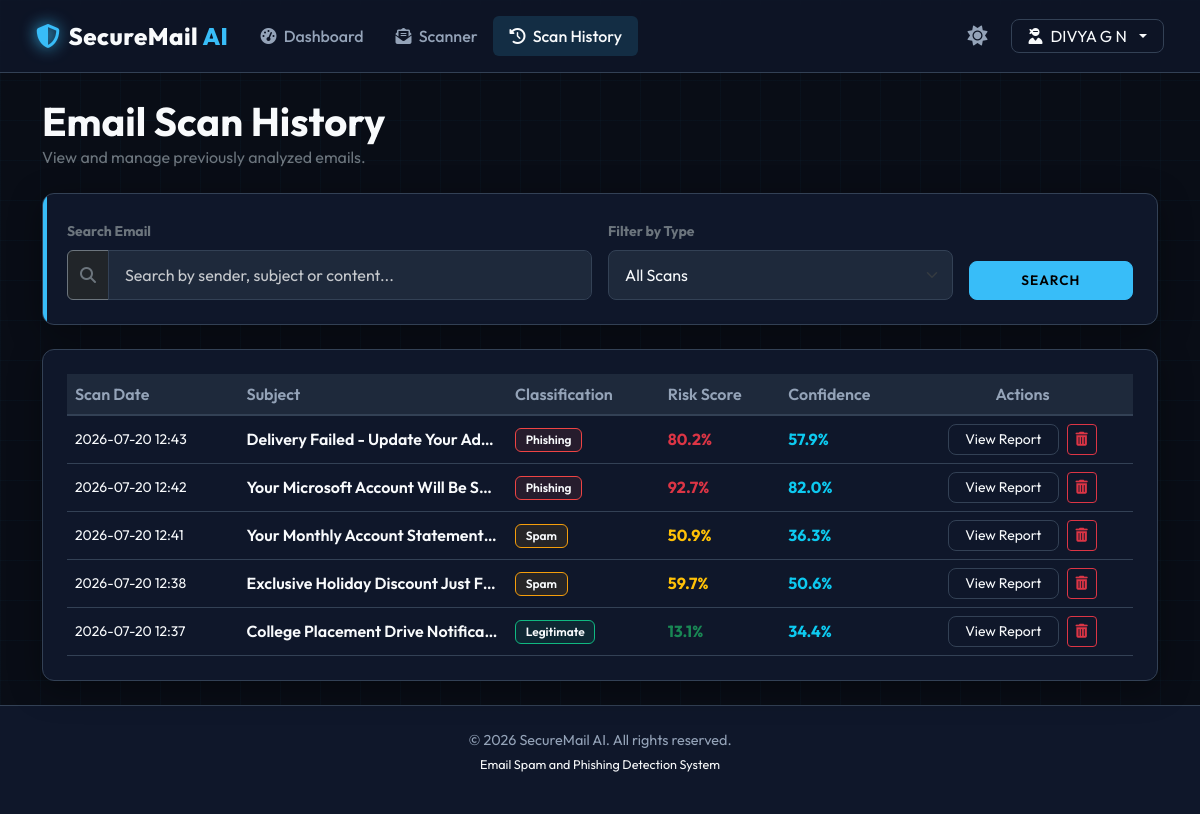
The page /scanner/history (signed in) on the database its author committed.
### app/models.py (models this page shows, shortened)
class User(db.Model, UserMixin):
    __tablename__ = 'users'
    id = db.Column(db.Integer, primary_key=True)
    username = db.Column(db.String(64), unique=True, nullable=False)
    email = db.Column(db.String(120), unique=True, nullable=False)
    password_hash = db.Column(db.String(256), nullable=False)
    role = db.Column(db.String(20), default='user')  # 'user' or 'admin'
    created_at = db.Column(db.DateTime, default=datetime.utcnow)
    scans = db.relationship('Scan', backref='user', lazy=True, cascade="all, delete-orphan")
    @property
    def is_admin(self):
        return self.role == 'admin'

class Scan(db.Model):
    __tablename__ = 'scans'
    id = db.Column(db.Integer, primary_key=True)
    user_id = db.Column(db.Integer, db.ForeignKey('users.id', ondelete='CASCADE'), nullable=False)
    subject = db.Column(db.String(256), nullable=False)
    body = db.Column(db.Text, nullable=False)
    file_name = db.Column(db.String(256), nullable=True)
    prediction = db.Column(db.String(20), nullable=False)  # 'Safe', 'Spam', 'Phishing'
    confidence = db.Column(db.Float, nullable=False)  # in percent (e.g. 98.5)
    risk_score = db.Column(db.Float, nullable=False)  # 0 to 100
    explanation = db.Column(db.Text, nullable=False)
    indicators_json = db.Column(db.Text, nullable=False)  # stores JSON serialized dictionary of rules triggered
    created_at = db.Column(db.DateTime, default=datetime.utcnow)
    @property
    def indicators(self):
        try:
            return json.loads(self.indicators_json)
        except Exception:
            return {}

### app/scanner.py (the view)
@scanner_bp.route('/history', methods=['GET'])
@login_required
def history():
    search_query = request.args.get('search', '').strip()
    filter_status = request.args.get('status', '').strip()
    query = Scan.query.filter_by(user_id=current_user.id)
    if search_query:
        query = query.filter(
            (Scan.subject.contains(search_query)) | (Scan.body.contains(search_query))
        )
    if filter_status and filter_status in ['Safe', 'Spam', 'Phishing']:
        query = query.filter_by(prediction=filter_status)
    scans_list = query.order_by(Scan.created_at.desc()).all()
    return render_template(
        'history.html',
        scans=scans_list,
        search_query=search_query,
        filter_status=filter_status
    )

### app/__init__.py (called while the page is built)
@login_manager.user_loader
def load_user(user_id):
    return User.query.get(int(user_id))

### app/templates/history.html (shortened to what this page needs)
{% extends "base.html" %}
{% block content %}
<div class="mb-4">
    <h1 class="fw-bold m-0" style="font-family: 'Outfit';">Email Scan History</h1>
    <p class="text-secondary m-0">View and manage previously analyzed emails.</p>
</div>
<div class="cyber-card card-accent mb-4">
    <form method="GET" action="{{ url_for('scanner.history') }}" class="row g-3 align-items-end">
        <div class="col-md-6">
            <label for="search" class="form-label text-secondary small fw-bold">Search Email</label>
            <div class="input-group">
                <span class="input-group-text bg-dark border-secondary text-secondary"><i class="fa-solid fa-magnifying-glass"></i></span>
                <input type="text" class="form-control cyber-input" id="search" name="search" value="{{ search_query }}" placeholder="Search by sender, subject or content...">
            </div>
        </div>
        <div class="col-md-4">
            <label for="status" class="form-label text-secondary small fw-bold">Filter by Type</label>
            <select class="form-select cyber-input" id="status" name="status">
                <option value="">All Scans</option>
            </select>
        </div>
        <div class="col-md-2">
            <button type="submit" class="btn btn-cyber w-100 py-2">Search</button>
        </div>
    </form>
</div>
<div class="cyber-card">
    {% if scans %}
        <div class="table-responsive">
            <table class="table cyber-table table-hover mb-0">
                <thead>
                    <tr>
                        <th>Scan Date</th>
                        <th>Subject</th>
                        <th>Classification</th>
                        <th>Risk Score</th>
                        <th>Confidence</th>
                        <th class="text-center">Actions</th>
                    </tr>
                </thead>
                <tbody>
                    {% for scan in scans %}
                        <tr>
                            <td class="small text-secondary">{{ scan.created_at.strftime('%Y-%m-%d %H:%M') }}</td>
                            <td class="fw-semibold text-light text-truncate" style="max-width: 200px;">{{ scan.subject }}</td>
                            <td>
                                {% if scan.prediction == 'Safe' %}
                                    <span class="badge badge-cyber badge-safe">Legitimate</span>
                                {% elif scan.prediction == 'Spam' %}
                                    <span class="badge badge-cyber badge-spam">Spam</span>
                                {% else %}
                                    <span class="badge badge-cyber badge-phish">Phishing</span>
                                {% endif %}
                            </td>
                            <td>
                                <span class="fw-bold {% if scan.risk_score < 30 %}text-success{% elif scan.risk_score < 70 %}text-warning{% else %}text-danger{% endif %}">{{ scan.risk_score }}%</span>
                            </td>
                            <td>
                                <span class="fw-bold text-info">{{ scan.confidence }}%</span>
                            </td>
                            <td class="text-center">
                                <div class="d-flex justify-content-center gap-2">
                                    <a href="{{ url_for('scanner.result', scan_id=scan.id) }}" class="btn btn-outline-cyber btn-sm py-1 px-3">
                                        View Report
                                    </a>
                                    <form method="POST" action="{{ url_for('scanner.delete', scan_id=scan.id) }}" onsubmit="return confirm('Are you sure you want to permanently delete this scan record?');">
                                        <button type="submit" class="btn btn-outline-danger btn-sm py-1 px-2">
                                            <i class="fa-solid fa-trash-can"></i>
                                        </button>
                                    </form>
                                </div>
                            </td>
                        </tr>
                    {% endfor %}
                </tbody>
            </table>
        </div>
    {% else %}
        <div class="text-center py-5">
            <i class="fa-solid fa-box-open text-secondary display-3 mb-3"></i>
            <h5 class="fw-bold text-secondary">No matching records found</h5>
            <p class="text-secondary small">Clear your filters or run a new scan session.</p>
        </div>
    {% endif %}
</div>
{% endblock %}

### app/templates/base.html (shortened to what this page needs)
<!DOCTYPE html>
<html lang="en" data-theme="dark">
<head>
    <link href="https://cdn.jsdelivr.net/npm/bootstrap@5.3.3/dist/css/bootstrap.min.css" rel="stylesheet">
    <link rel="stylesheet" href="https://cdnjs.cloudflare.com/ajax/libs/font-awesome/6.5.1/css/all.min.css">
    <link rel="stylesheet" href="{{ url_for('static', filename='css/style.css') }}">
</head>
<body>
    <nav class="navbar navbar-expand-lg navbar-custom sticky-top">
        <div class="container-fluid">
            <a class="navbar-brand d-flex align-items-center" href="{{ url_for('index') }}">
                <i class="fa-solid fa-shield-halved brand-icon me-2"></i>
                <span>SecureMail <span style="color: var(--accent);">AI</span></span>
            </a>
            <div class="collapse navbar-collapse" id="navbarText">
                <ul class="navbar-nav me-auto mb-2 mb-lg-0">
                    {% if current_user.is_authenticated %}
                        <li class="nav-item">
                            <a class="nav-link {% if request.endpoint == 'dashboard.home' %}active{% endif %}" href="{{ url_for('dashboard.home') }}">
                                <i class="fa-solid fa-gauge-high me-1"></i> Dashboard
                            </a>
                        </li>
                        <li class="nav-item">
                            <a class="nav-link {% if request.endpoint == 'scanner.scan' %}active{% endif %}" href="{{ url_for('scanner.scan') }}">
                                <i class="fa-solid fa-envelope-open-text me-1"></i> Scanner
                            </a>
                        </li>
                        <li class="nav-item">
                            <a class="nav-link {% if request.endpoint == 'scanner.history' %}active{% endif %}" href="{{ url_for('scanner.history') }}">
                                <i class="fa-solid fa-clock-rotate-left me-1"></i> Scan History
                            </a>
                        </li>
                    {% endif %}
                </ul>
                <div class="d-flex align-items-center gap-3">
                    <span id="theme-toggle" class="theme-switch-btn fs-5 px-2">
                        <i id="theme-icon" class="fa-solid fa-sun"></i>
                    </span>
                    {% if current_user.is_authenticated %}
                        <div class="dropdown">
                            <a class="btn btn-outline-cyber dropdown-toggle py-1 px-3 d-flex align-items-center gap-2" href="#" role="button" id="profileDropdown" data-bs-toggle="dropdown" aria-expanded="false">
                                <i class="fa-solid fa-user-ninja"></i>
                                <span>{{ current_user.username }}</span>
                            </a>
                        </div>
                    {% else %}
                        <a href="{{ url_for('auth.login') }}" class="btn btn-outline-cyber py-1 px-3">Login</a>
                        <a href="{{ url_for('auth.register') }}" class="btn btn-cyber py-1 px-3">Register</a>
                    {% endif %}
                </div>
            </div>
        </div>
    </nav>
    <main class="container my-4">
        {% block content %}{% endblock %}
    </main>
    <footer class="mt-auto">
        <div class="container text-center">
            <p class="mb-1">&copy; 2026 SecureMail AI. All rights reserved.</p>
            <p class="small text-light">
                Email Spam and Phishing Detection System
            </p>
        </div>
    </footer>
</body>
</html>

### app/static/css/style.css (style rules this page uses)
:root { --bg-primary: #090d16; --bg-secondary: #0f172a; --bg-tertiary: #1e293b; --text-primary: #f8fafc; --text-secondary: #94a3b8; --accent: #38bdf8; --accent-glow: rgba(56, 189, 248, 0.15); --border-color: #334155; --safe: #10b981; --safe-bg: rgba(16, 185, 129, 0.1); --spam: #f59e0b; --spam-bg: rgba(245, 158, 11, 0.1); --phish: #ef4444; --phish-bg: rgba(239, 68, 68, 0.1); --font-sans: 'Outfit', -apple-system, BlinkMacSystemFont, "Segoe UI", Roboto, sans-serif; --font-mono: 'JetBrains Mono', monospace; --card-shadow: 0 8px 32px 0 rgba(0, 0, 0, 0.37); --transition: all 0.3s cubic-bezier(0.4, 0, 0.2, 1); }
body { background-color: var(--bg-primary); color: var(--text-primary); font-family: var(--font-sans); transition: var(--transition); min-height: 100vh; display: flex; flex-direction: column; overflow-x: hidden; }
main { flex: 1; }
.navbar-custom { background-color: rgba(15, 23, 42, 0.8) !important; backdrop-filter: blur(12px); border-bottom: 1px solid var(--border-color); padding: 0.8rem 1.5rem; }
.navbar-brand { font-weight: 800; letter-spacing: 0.5px; font-size: 1.5rem; color: var(--text-primary) !important; }
.brand-icon { color: var(--accent); filter: drop-shadow(0 0 8px var(--accent)); }
.nav-link { color: var(--text-secondary) !important; font-weight: 500; transition: var(--transition); border-radius: 6px; padding: 0.5rem 1rem !important; }
.nav-link:hover, .nav-link.active { color: var(--text-primary) !important; background-color: var(--accent-glow); }
.cyber-card { background-color: var(--bg-secondary); border: 1px solid var(--border-color); border-radius: 12px; padding: 1.5rem; box-shadow: var(--card-shadow); transition: var(--transition); position: relative; overflow: hidden; }
.cyber-card::before { content: ''; position: absolute; top: 0; left: 0; width: 4px; height: 100%; background: transparent; transition: var(--transition); }
.cyber-card.card-accent::before { background: var(--accent); }
.btn-cyber { background-color: var(--accent); color: #000000; font-weight: 600; border: 1px solid var(--accent); padding: 0.6rem 1.5rem; border-radius: 8px; transition: var(--transition); text-transform: uppercase; font-size: 0.85rem; letter-spacing: 1px; }
.btn-outline-cyber { background-color: transparent; color: var(--text-primary); border: 1px solid var(--border-color); padding: 0.6rem 1.5rem; border-radius: 8px; transition: var(--transition); }
.cyber-input { background-color: var(--bg-tertiary); border: 1px solid var(--border-color); color: var(--text-primary); border-radius: 8px; padding: 0.75rem 1rem; transition: var(--transition); }
.cyber-input::placeholder { color: rgba(255, 255, 255, 0.75) !important; opacity: 1 !important; font-weight: 400; }
.badge-safe { background-color: var(--safe-bg); color: var(--safe); border: 1px solid var(--safe); }
.badge-spam { background-color: var(--spam-bg); color: var(--spam); border: 1px solid var(--spam); }
.badge-phish { background-color: var(--phish-bg); color: var(--phish); border: 1px solid var(--phish); }
.badge-cyber { padding: 0.4em 0.8em; font-weight: 600; border-radius: 6px; font-size: 0.75rem; }
.cyber-table { color: var(--text-primary); border-color: var(--border-color); }
.cyber-table th { background-color: var(--bg-tertiary); color: var(--text-secondary); font-weight: 600; border-bottom: 2px solid var(--border-color); }
.cyber-table td { background-color: var(--bg-secondary) !important; color: var(--text-primary) !important; border-bottom: 1px solid var(--border-color); vertical-align: middle; }
.cyber-table td a, .cyber-table td span, .cyber-table td strong, .cyber-table td div { color: var(--text-primary); }
.theme-switch-btn { cursor: pointer; color: var(--text-secondary); transition: var(--transition); }
footer { background-color: var(--bg-secondary); border-top: 1px solid var(--border-color); padding: 1.5rem 0; color: var(--text-secondary); font-size: 0.9rem; }

### rows shown on the page
User: username "DIVYA G N"
Scan: created_at "2026-07-20 12:43", subject "Delivery Failed - Update Your Ad…", prediction "Phishing", risk_score "80.2", confidence "57.9"
Scan: created_at "2026-07-20 12:42", subject "Your Microsoft Account Will Be S…", prediction "Phishing", risk_score "92.7", confidence "82.0"
Scan: created_at "2026-07-20 12:41", subject "Your Monthly Account Statement…", prediction "Spam", risk_score "50.9", confidence "36.3"
Scan: created_at "2026-07-20 12:38", subject "Exclusive Holiday Discount Just F…", prediction "Spam", risk_score "59.7", confidence "50.6"
Scan: created_at "2026-07-20 12:37", subject "College Placement Drive Notifica…", prediction "Legitimate", risk_score "13.1", confidence "34.4"
